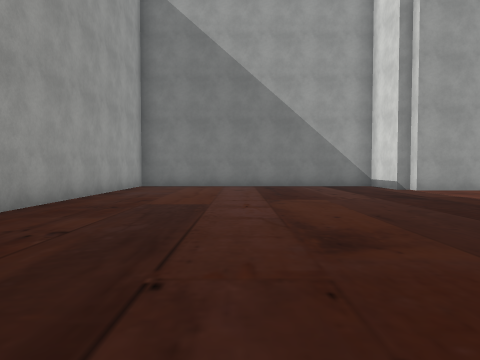
view 1 (above)

21 first-person views from a walk through a scene from a Unity 3-D project. The camera is 1.3 m above the floor, tilts 2° down and sees 70° across. The floor is counted in squares, 2 m on a side. Each view is taken from the middle of a square. On the plan, view 1 faces up. The plan holds only what a view shows up to about 10 squares ahead; the rest is blank. The place goes on beyond the plan. The player is left out. Some surface patterns are stand-ins.

view 2
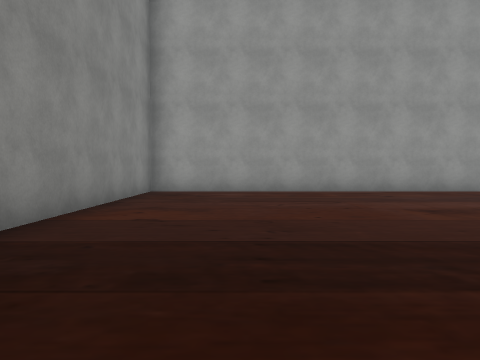

view 3
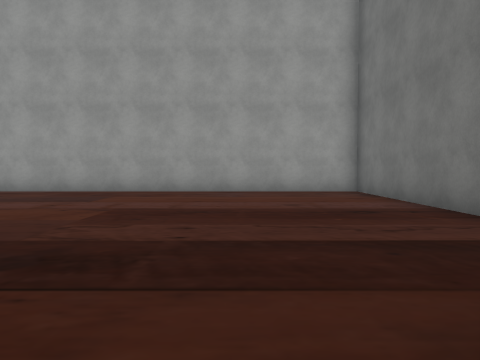

view 4
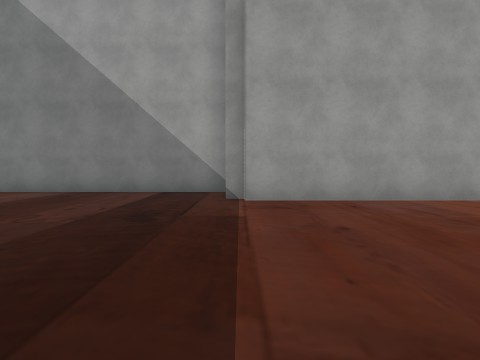

view 5
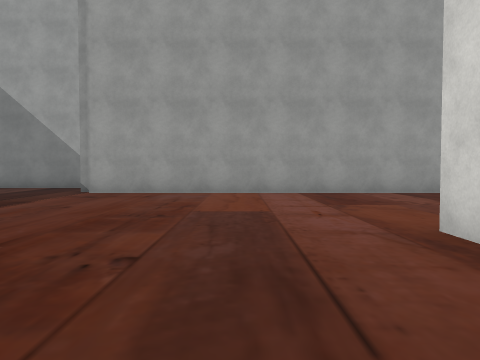

view 6
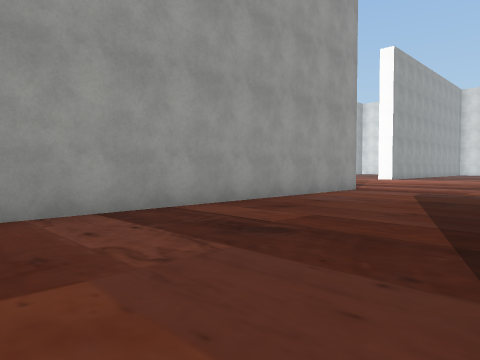

view 7
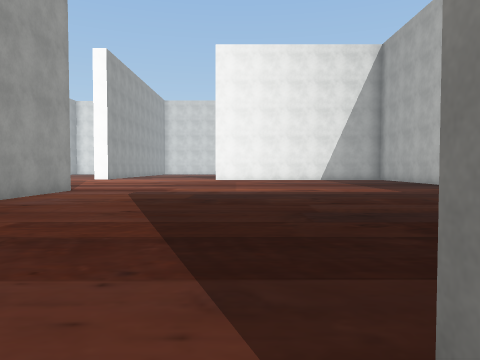

view 8
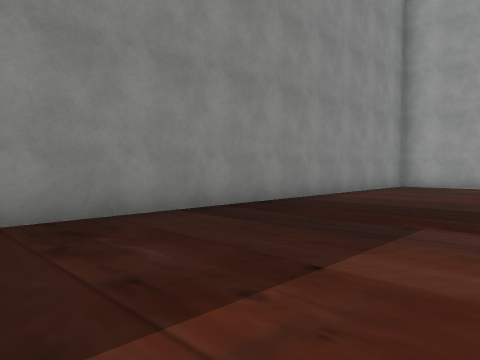

view 9
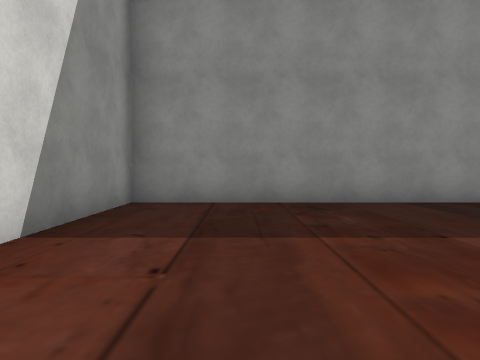

view 10
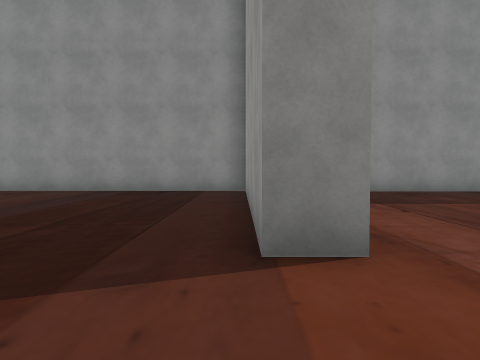

view 11
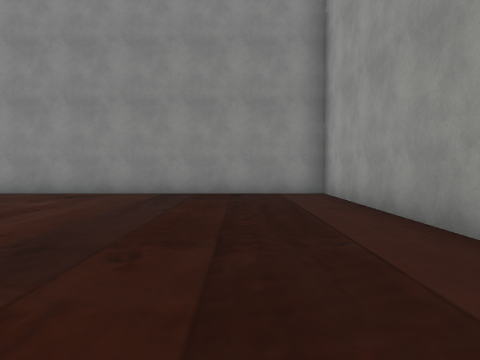

view 12
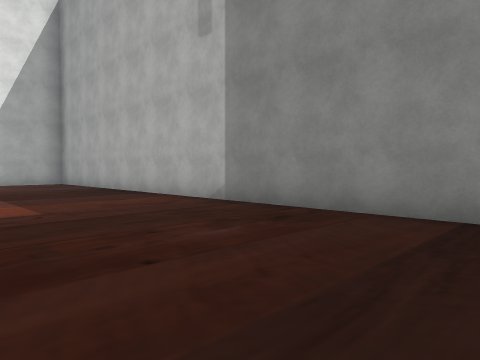

view 13
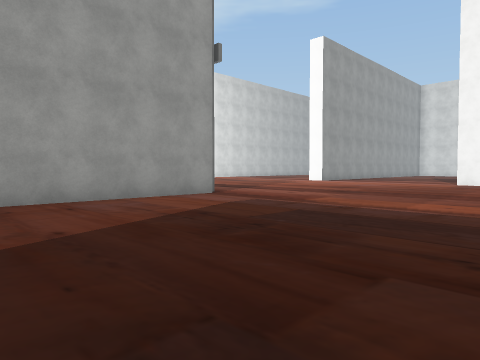

view 14
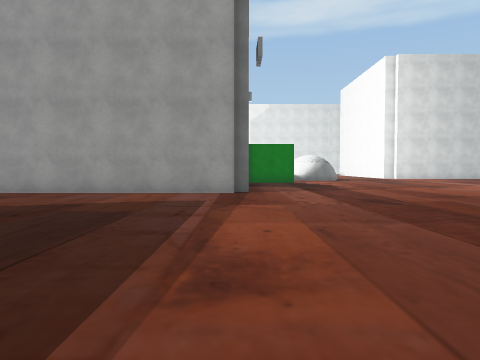

view 15
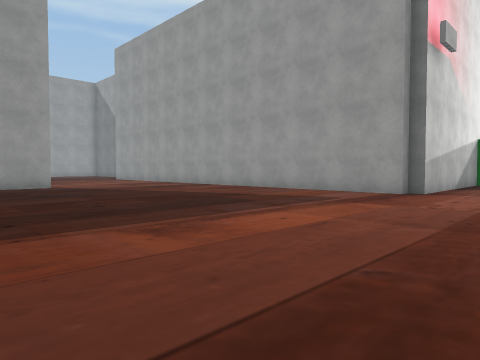

view 16
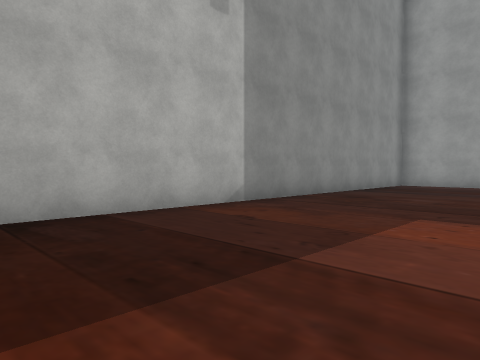

view 17
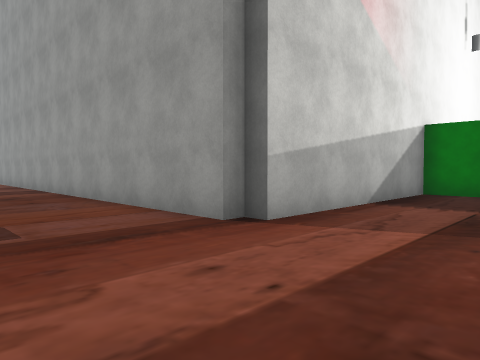

view 18
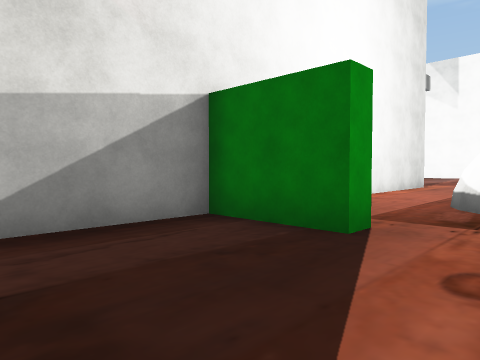

view 19
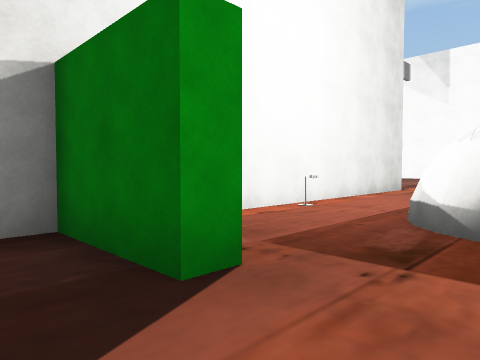

view 20
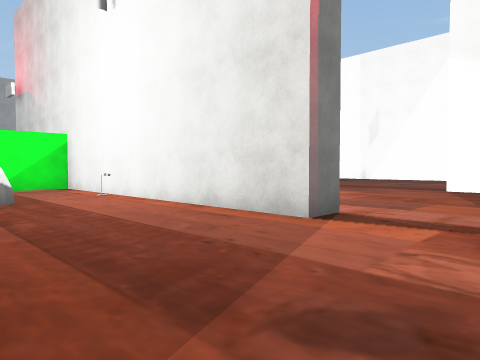

view 21
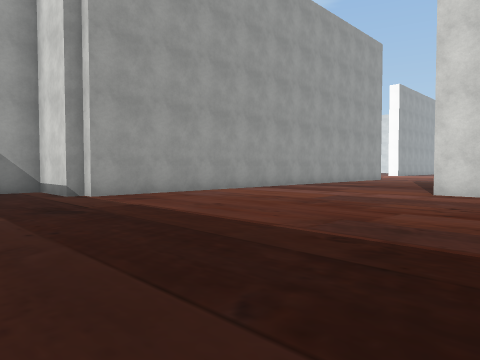

### Floor plan
Points are (right, up) in squares from view 1. A wall is a line through its corners. A room is listed if a view was taken in it or the views show most of it. See-through windows are left out.
Room 1 (views 1, 2, 3, 4, 5, 6, 7, 8, 9, 10, 11, 12, 13, 14, 15, 16, 17, 18, 19, 21)
walls: (11.1, 3.5) (11.1, 4.5) (11.8, 4.5) (11.8, -2.7) (24.5, -2.7); (5.1, 10.2) (4.7, 10.2) (4.7, 12.2) (-3.5, 12.2) (-3.5, -2.5) (11.1, -2.5) (11.1, 1.1); (23.4, 16.8) (23.4, 16.1) (21.2, 16.1) (21.2, 10.2) (20.8, 10.2) (20.8, 9.9) (5, 9.9)
ways out: opening at (24.5, 16) to room 2
Room 2 (view 20)
walls: (14.3, 26.1) (14.3, 25.2); (20.4, 25.5) (21.2, 25.5) (21.2, 17.6); (23.5, 20.4) (23.7, 20.8); (22.1, 16.6) (23, 16.6); (23.9, 19.3) (23.7, 19.7); (24.2, 19) (23.8, 19.3); (24.4, 18.6) (24, 18.8) (23.8, 19) (23.5, 19.6)
ways out: opening at (24.5, 16) to room 1
objects: other object (22, 20)

Positions as (right, up) in squares from view 1, and headings:
1: (0, 0), facing up
2: (6, 0), facing left
3: (6, 9), facing left
4: (5, 3), facing up
5: (9, 1), facing up
6: (11, 5), facing up-right
7: (11, 5), facing right
8: (9, 2), facing down-left
9: (9, 4), facing down
10: (12, 7), facing down
11: (14, 6), facing down
12: (15, 2), facing down-right
13: (15, 3), facing up-right
14: (21, 1), facing up
15: (24, 1), facing up-left
16: (25, 2), facing down-left
17: (24, 7), facing up-left
18: (25, 13), facing up-left
19: (25, 15), facing up-left
20: (25, 28), facing down-left
21: (2, 2), facing up-right
